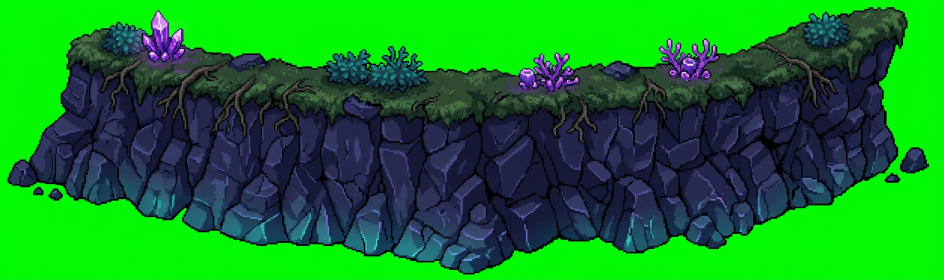
#> input picture assets/source-art/docas-fechamento/margem-rochosa.png, 1888 x 560 px, given in place of casinha-esquerda.png, which was not available (shown at 1/2 size)
$ python preparar-docas-fechamento.py
#> lines starting #> are read from the running program, lines starting #| are printed output that depends on the picture; after the words box and inside, x2 and y2 are one past the last pixel; in counts of white or black regions, pixels touching at a corner belong together
#> in main, `atlas = Image.new('RGBA', (2048, 1280))`: atlas: PIL image 2048x1280 RGBA; every value is 0
#!/usr/bin/env python3
"""Key three newly generated, reference-guided assets into one RGBA atlas.
No resampling of the protected lighthouse/portal or pre-existing atlas.
Dependencies: Pillow, NumPy. Reproducible; source art stays in source-art.
"""
from pathlib import Path
import json, hashlib
import numpy as np
from PIL import Image, ImageFilter, ImageDraw
ROOT=Path(__file__).resolve().parents[1]
SRC=ROOT/'assets/source-art/docas-fechamento'
OUT=ROOT/'assets/sprites/docas-fechamento'
NAMES=['casinha-esquerda','encosta-viva','margem-rochosa']

def key(path,interior=False):
#> called with interior = True
 a=np.array(Image.open(path).convert('RGBA'));rgb=a[:,:,:3].astype(float)
 excess=rgb[:,:,1]-np.maximum(rgb[:,:,0],rgb[:,:,2])
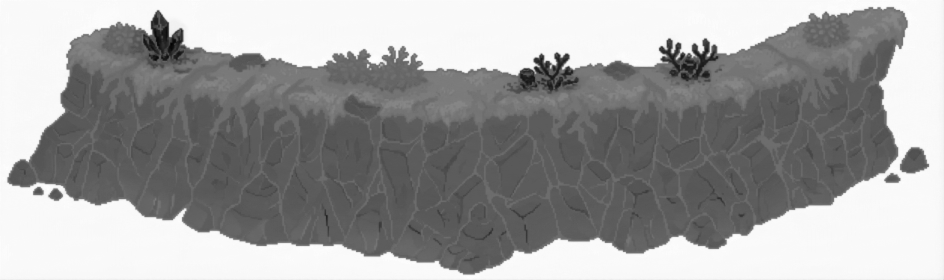
#> excess: shape (560, 1888) float64 (shown at 1/2 size); min -191, max 255, mean 87.4; drawn with min black and max white
 alpha=np.where(rgb[:,:,1]>110,np.clip((95-excess)/65,0,1),1)
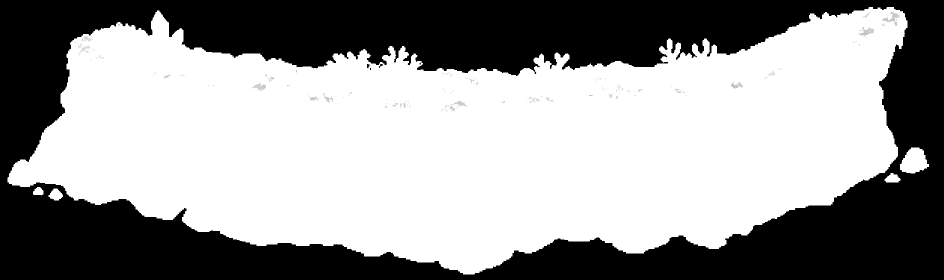
#> alpha: shape (560, 1888) float64 (shown at 1/2 size); min 0, max 1, mean 0.592
 partial=alpha<.99
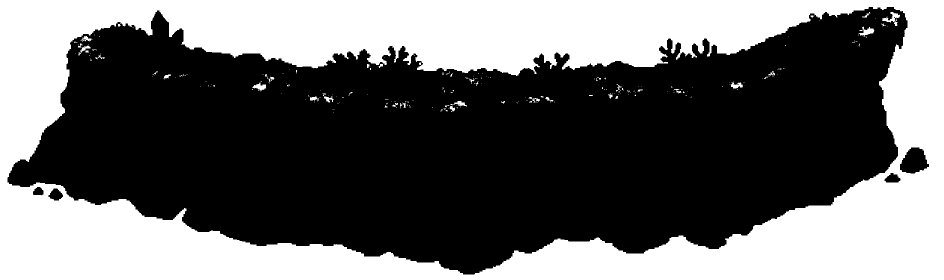
#> partial: shape (560, 1888) bool (shown at 1/2 size); 41.1% white; 257 white regions (224 under 20 px), largest, box (x1, y1, x2, y2) and area: (0, 0, 1888, 560) 431315, (1764, 24, 1800, 52) 344, (1717, 53, 1749, 73) 285
 a[:,:,1]=np.where(partial,np.minimum(a[:,:,1],np.maximum(a[:,:,0],a[:,:,2])),a[:,:,1])
 a[:,:,3]=(a[:,:,3].astype(float)*alpha).astype('uint8')
 if interior:
  # A green-key doorway must become a dark interior, not a sea-shaped hole.
  bg=Image.fromarray(np.where(a[:,:,3]<5,0,255).astype('uint8')).copy()
#> bg: PIL image 1888x560 L; 59.3% white; 7 black regions (4 under 20 px), largest, box (x1, y1, x2, y2) and area: (0, 0, 1888, 560) 430736, (734, 128, 739, 136) 31, (1100, 130, 1104, 137) 22
  ImageDraw.floodfill(bg,(0,0),128,thresh=0)
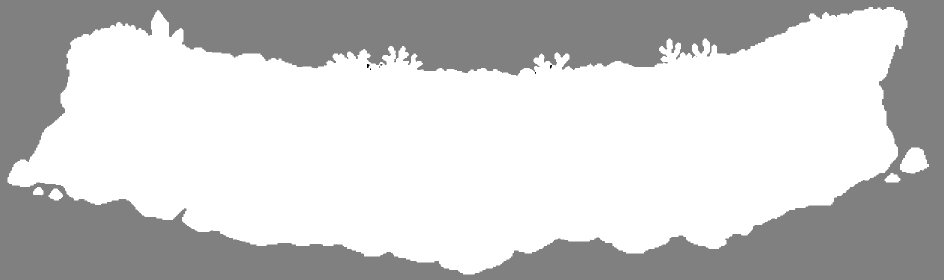
#> bg: PIL image 1888x560 L (shown at 1/2 size); min 0, max 255, mean 203.2
  enclosed=(np.array(bg)==0)&(a[:,:,3]<5)
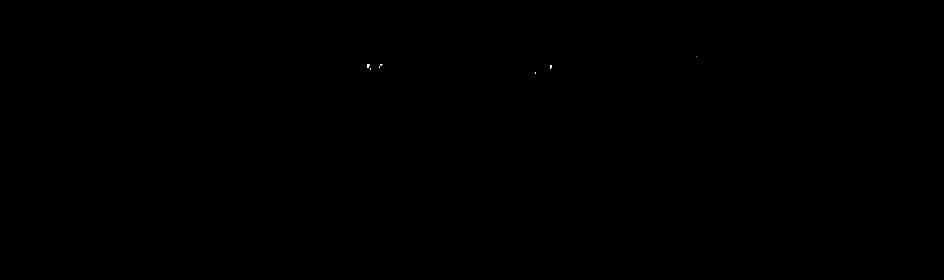
#> enclosed: shape (560, 1888) bool (shown at 1/2 size); 0.01% white; 7 white regions (5 under 20 px), largest, box (x1, y1, x2, y2) and area: (734, 128, 739, 136) 31, (1100, 130, 1104, 137) 22
  a[enclosed]=[11,19,28,255]
#> a: shape (560, 1888, 4); mean R, G, B, A 21.7, 29.1, 40.6, 150.9
 a[a[:,:,3]==0]=0
 im=Image.fromarray(a)
 box=im.getchannel('A').point(lambda n:255 if n>15 else 0).getbbox()
#> box = (15, 14, 1858, 549)
 return im.crop(box),list(box)

def main():
 OUT.mkdir(parents=True,exist_ok=True)
 atlas=Image.new('RGBA',(2048,1280));x=8;y=8;row=0;frames={}
 for name in NAMES:
  im,box=key(SRC/(name+'.png'),name=='casinha-esquerda')
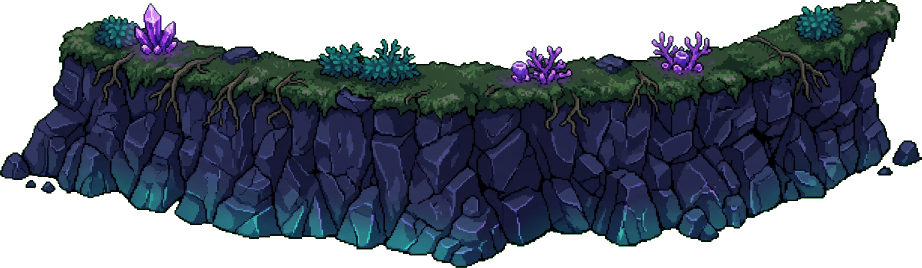
#> im: PIL image 1843x535 RGBA (shown at 1/2 size); mean R, G, B, A 21, 28.8, 41.6, 161.8; transparent parts drawn white
#> box = [15, 14, 1858, 549]
  im.thumbnail((1024,520),Image.Resampling.LANCZOS)
#> im: PIL image 1024x297 RGBA
  w,h=im.size
#> w = 1024; h = 297
  if x+w+8>2048:x=8;y+=row+16;row=0
  if y+h+8>1280:raise ValueError('atlas overflow')
  atlas.alpha_composite(im,(x,y))
  frames[name]={'rect':[x,y,w,h],'sourceCrop':box,'sourceSha256':hashlib.sha256((SRC/(name+'.png')).read_bytes()).hexdigest()}
  x+=w+16;row=max(row,h)
#> after `x += w + 16`: x = 1048
#> after `row = max(row, h)`: row = 297
 atlas=atlas.crop((0,0,2048,y+row+8));a=np.array(atlas);a[a[:,:,3]==0]=0
#> after `atlas = atlas.crop((0, 0, 2048, y + row + 8))`:
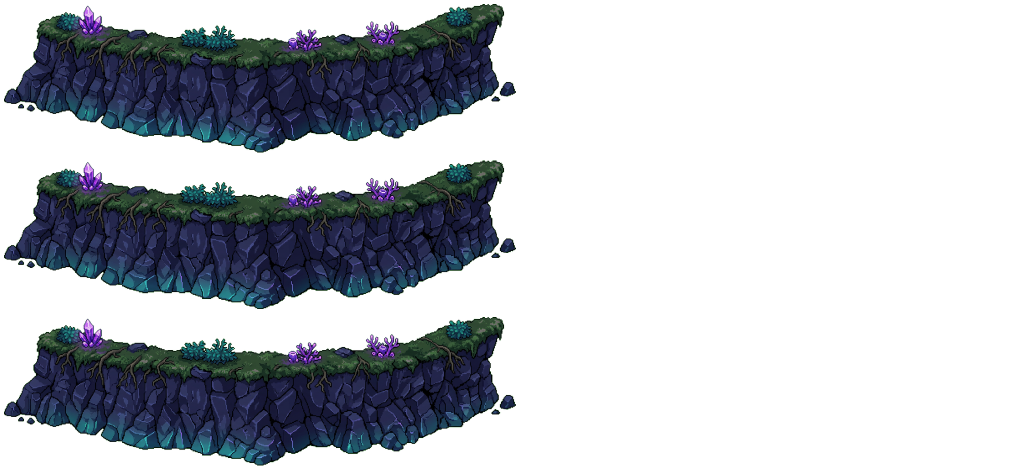
#> atlas: PIL image 2048x939 RGBA (shown at 1/2 size); mean R, G, B, A 10, 14.1, 19.8, 76.7; transparent parts drawn white
 Image.fromarray(a).save(OUT/'atlas.png',optimize=True)
 manifest={'version':1,'provenance':'Three newly AI-generated assets guided by the supplied harbor reference; chroma keyed and independently anchored.','size':list(atlas.size),'frames':frames}
 (OUT/'manifest.json').write_text(json.dumps(manifest,ensure_ascii=False,indent=2)+'\n')
 (ROOT/'js/data/worlds/arquipelago-rotas-perdidas/docas-fechamento.js').write_text('// Generated by tools/preparar-docas-fechamento.py.\nexport const FRAMES_FECHAMENTO='+json.dumps(frames)+';\n')
 print('Fechamento: three generated sources, one RGBA atlas, no protected asset writes.')
if __name__=='__main__':main()
